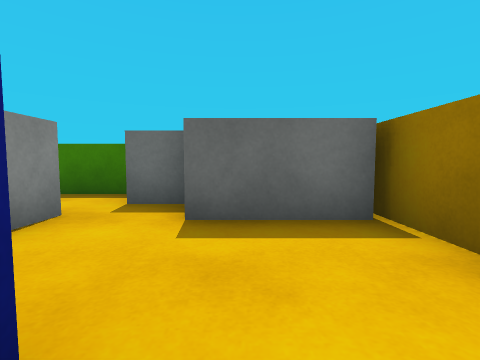
[1] (above)

12 first-person views from a walk through a Unity game level. The camera is 0.58 m above the floor, tilts 4° down and sees 85° across. The floor is counted in squares, 1 m on a side. Each view is taken from the middle of a square. On the plan, view 1 faces up. The plan holds only what a view shows up to about 9 squares ahead; the rest is blank. The place goes on beyond the plan. The player character is not drawn. Surface patterns are stand-ins for the level's own textures.

[2]
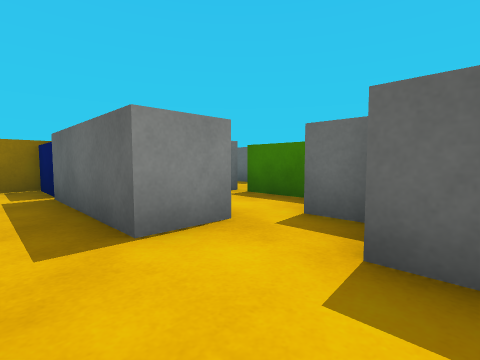

[3]
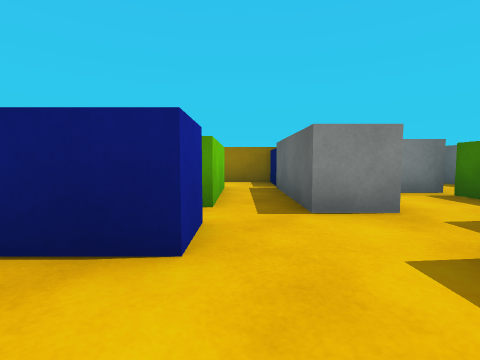

[4]
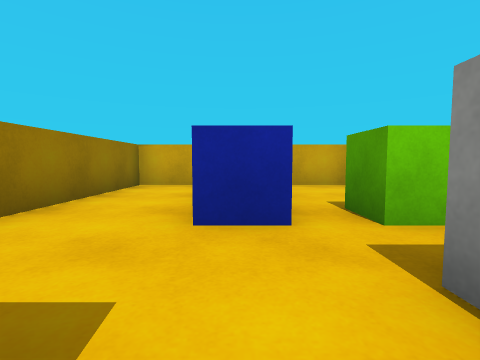

[5]
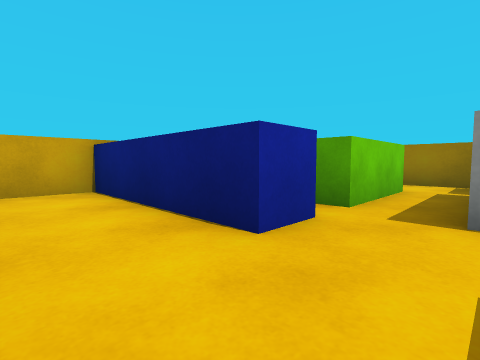

[6]
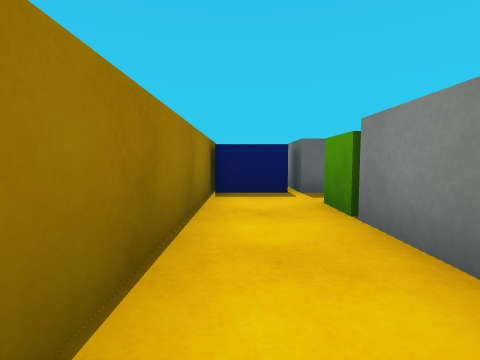

[7]
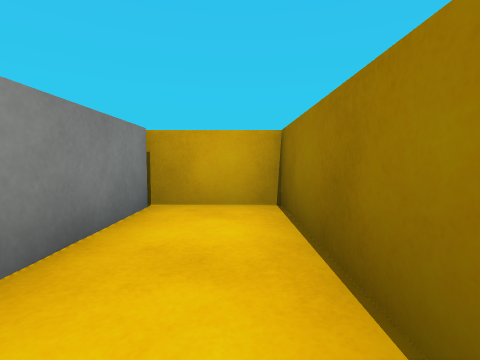

[8]
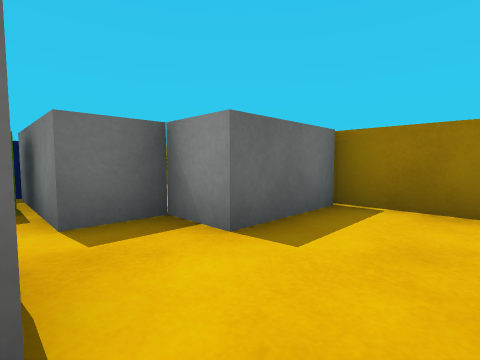

[9]
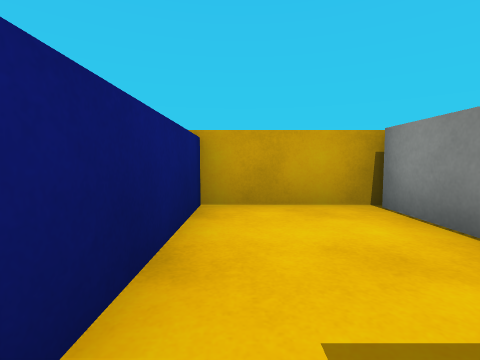

[10]
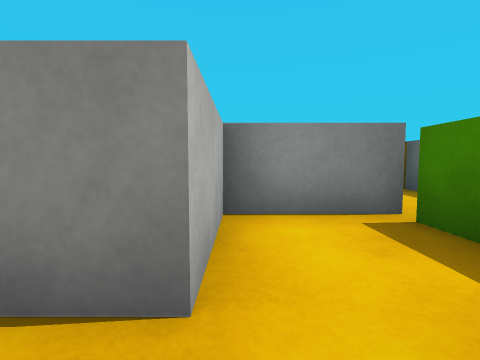

[11]
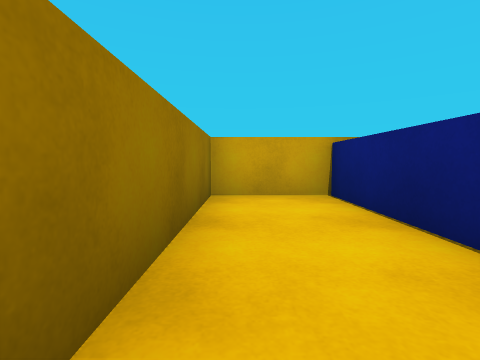

[12]
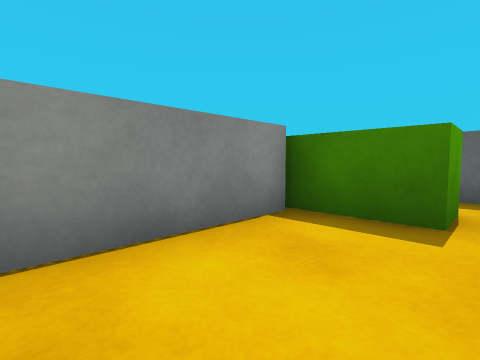

### Floor plan
Points are (right, up) in squares from view 1. A wall is a line through its corners. A room is listed if a view was taken in it or the views show most of it. See-through windows are left out.
Room 1 (views 1, 2, 3, 4, 5, 6, 7, 10, 11)
walls: (-0.6, 0.6) (-0.6, -3.5) (1.5, -3.5) (1.5, 3); (-3.6, 1.8) (-4.8, 1.8) (-4.8, 2.5); (-3.9, 2.8) (-1.9, 2.8) (-1.9, 1.8); (-6.6, 2.7) (-6.6, -3.5) (-4.4, -3.5); (-4.8, -3.4) (-4.8, -0.5)
ways out: opening at (-4.5, 0.5) to room 2; opening at (-0.5, 1.5) to room 2
objects: blue block (-6, 2) to (-5, 3); block (-6, 6) to (-5, 6); green block (-5, 0) to (-3, 0); block (-5, 4) to (-4, 5); green block (-3, 5) to (-2, 6); block (-2, 4) to (-1, 5); blue block (-2, 6) to (-1, 6); block (0, 3) to (1, 4)
Room 2 (views 8, 9, 12)
walls: (-1.5, 0.6) (-0.6, 0.6); (-3.8, -0.5) (-3.8, -3.4); (-1.9, 1.8) (-3.6, 1.8); (-4.4, -3.5) (-1.5, -3.5) (-1.5, -0.5)
ways out: opening at (-4.5, 0.5) to room 1; opening at (-0.5, 1.5) to room 1

Where each view was taken, in squares from view 1:
view 1: 0 up, 0 right, facing up
view 2: 1 up, 0 right, facing up-left
view 3: 1 up, 1 right, facing left
view 4: 3 up, 1 left, facing down
view 5: 2 up, 1 right, facing down-left
view 6: 3 down, 6 left, facing up
view 7: 0 up, 6 left, facing down
view 8: 1 up, 2 left, facing up-right
view 9: 0 up, 2 left, facing down
view 10: 3 up, 1 left, facing left
view 11: 1 up, 1 right, facing down
view 12: 3 down, 2 left, facing up-left
